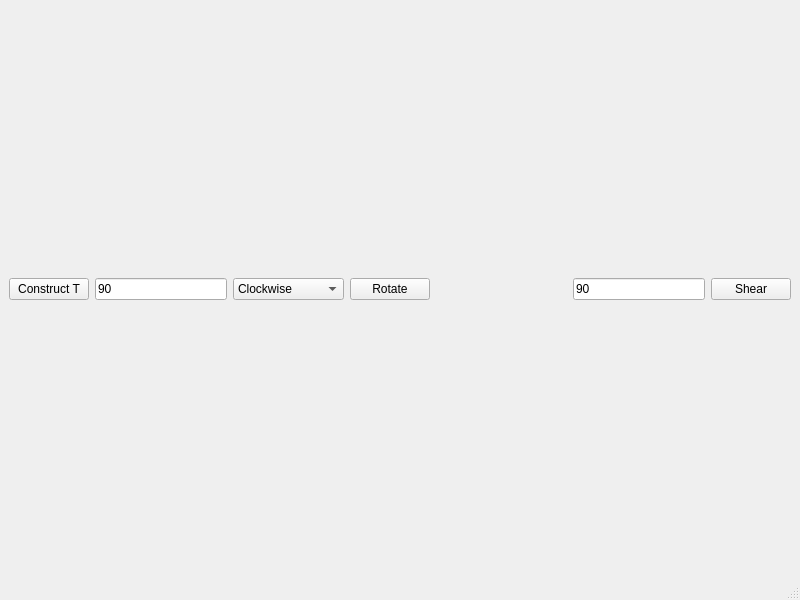
<?xml version="1.0" encoding="UTF-8"?>
<ui version="4.0">
 <class>MainWindow</class>
 <widget class="QMainWindow" name="MainWindow">
  <property name="geometry">
   <rect>
    <x>0</x>
    <y>0</y>
    <width>800</width>
    <height>600</height>
   </rect>
  </property>
  <property name="windowTitle">
   <string>MainWindow</string>
  </property>
  <widget class="QWidget" name="centralwidget">
   <layout class="QGridLayout" name="gridLayout">
    <item row="0" column="2">
     <widget class="QComboBox" name="comboBox">
      <property name="minimumSize">
       <size>
        <width>100</width>
        <height>0</height>
       </size>
      </property>
      <item>
       <property name="text">
        <string>Clockwise</string>
       </property>
      </item>
      <item>
       <property name="text">
        <string>Anti-Clockwise</string>
       </property>
      </item>
     </widget>
    </item>
    <item row="0" column="4">
     <spacer name="horizontalSpacer">
      <property name="orientation">
       <enum>Qt::Horizontal</enum>
      </property>
      <property name="sizeHint" stdset="0">
       <size>
        <width>40</width>
        <height>20</height>
       </size>
      </property>
     </spacer>
    </item>
    <item row="0" column="5">
     <widget class="QLineEdit" name="ShearEdit">
      <property name="text">
       <string>90</string>
      </property>
     </widget>
    </item>
    <item row="0" column="6">
     <widget class="QPushButton" name="ShearButton">
      <property name="text">
       <string>Shear</string>
      </property>
     </widget>
    </item>
    <item row="0" column="1">
     <widget class="QLineEdit" name="RotateEdit">
      <property name="maximumSize">
       <size>
        <width>140</width>
        <height>16777215</height>
       </size>
      </property>
      <property name="text">
       <string>90</string>
      </property>
     </widget>
    </item>
    <item row="0" column="0">
     <widget class="QPushButton" name="ConstructButton">
      <property name="text">
       <string>Construct T</string>
      </property>
     </widget>
    </item>
    <item row="0" column="3">
     <widget class="QPushButton" name="RotateButton">
      <property name="text">
       <string>Rotate</string>
      </property>
     </widget>
    </item>
    <item row="1" column="0" colspan="6">
     <layout class="QVBoxLayout" name="verticalLayout">
      <property name="sizeConstraint">
       <enum>QLayout::SetNoConstraint</enum>
      </property>
     </layout>
    </item>
   </layout>
  </widget>
  <widget class="QMenuBar" name="menubar">
   <property name="geometry">
    <rect>
     <x>0</x>
     <y>0</y>
     <width>800</width>
     <height>26</height>
    </rect>
   </property>
  </widget>
  <widget class="QStatusBar" name="statusbar"/>
 </widget>
 <resources/>
 <connections/>
</ui>
